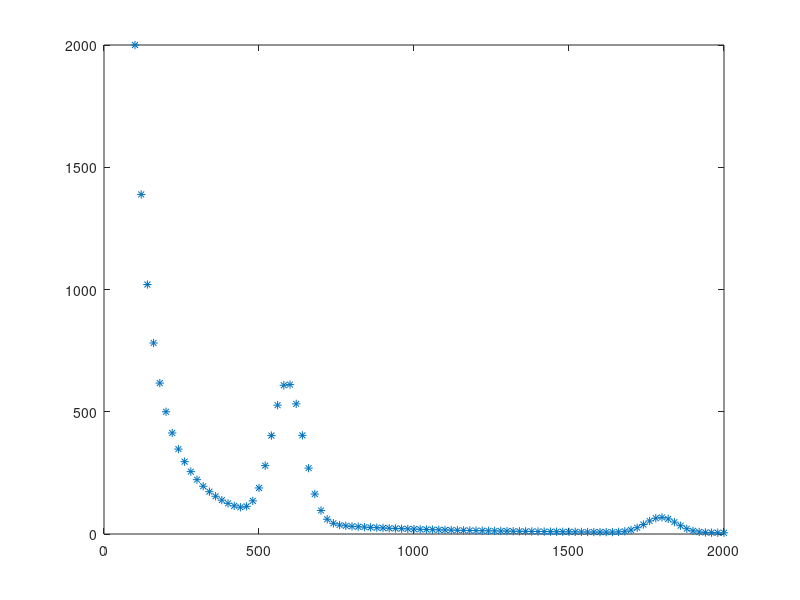

Write MATLAB code to recreate this figure. (Note: this script raises an error after producing the figure.)
%%
BinLength = 20;
Bins = 100:BinLength:2000;
Beta = 1e6;
CloudRange = 600;
CloudRange2 = 1800;
CloudRadius = 50;
CloudMaxDensity = 10; % particles/cc
Background = 1;
% Gaussian distribution with mean mu and std sig is
% (1/(sig*sqrt(2*pi)))exp(-(1/2)*((x-mu)/sig)^2)
Density1 = CloudMaxDensity*exp(-(1/2)*((Bins-CloudRange)/CloudRadius).^2);
Density2 = CloudMaxDensity*exp(-(1/2)*((Bins-CloudRange2)/CloudRadius).^2);
Density = Density1+Density2+Background;
%%
plot(Bins,Density,'*');
shg;
%%
signal = Beta .* BinLength .* Density ./ (Bins.^2);
%%
plot(Bins,signal,'*');
shg;
%%
SN = 0*signal;
for i=1:length(signal)
  SN(i) = SamplePoisson(signal(i));
end
%%
plot(Bins,signal,Bins,SN,'*'); shg
%%
NSN = SN.*(Bins.^2)./(Beta.*BinLength);
%%
plot(Bins,Density,Bins,NSN,'*'); shg
